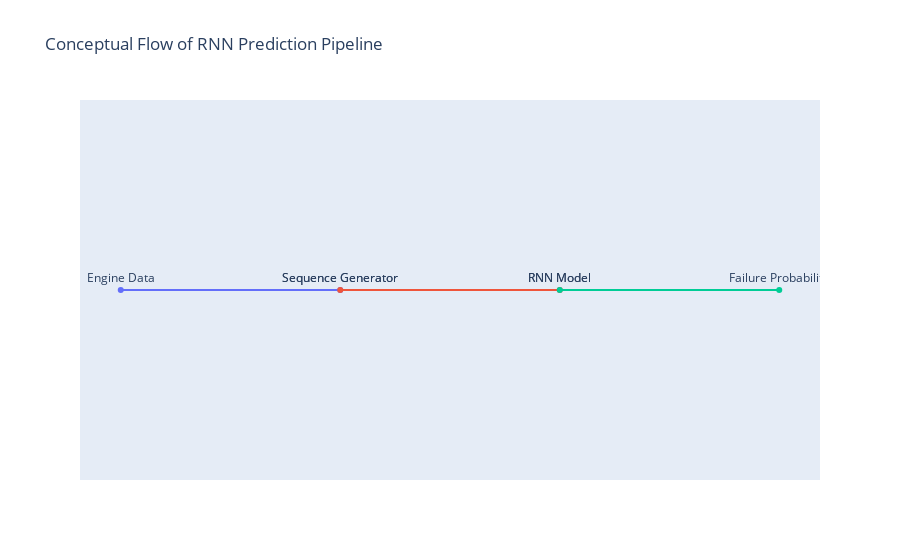

The notebook cell this image was saved under:
### Markdown cell above
# RNN on 25 Features
## Generating Sequences
We generate sequences to transform raw time-series sensor data into short consecutive windows that capture recent system behavior. Each sequence represents how parameters evolve over time, allowing the model to learn temporal patterns that precede failures. This step converts the dataset into the format required for sequence models like RNNs or LSTMs — (samples, timesteps, features) — and increases the number of training examples using overlapping windows. In predictive maintenance, it helps the model predict whether an engine is likely to fail soon based on the most recent sequence of readings rather than isolated data points. We will be generating sequence for a specific sensor across all the engine's ID.

### Code cell
fig = go.Figure()

fig.add_trace(go.Scatter(x=[0, 1], y=[2, 2], text=["Engine Data", "Sequence Generator"], mode="lines+markers+text", textposition="top center"))
fig.add_trace(go.Scatter(x=[1, 2], y=[2, 2], text=["Sequence Generator", "RNN Model"], mode="lines+markers+text", textposition="top center"))
fig.add_trace(go.Scatter(x=[2, 3], y=[2, 2], text=["RNN Model", "Failure Probability"], mode="lines+markers+text", textposition="top center"))

fig.update_layout(title="Conceptual Flow of RNN Prediction Pipeline",
                  xaxis=dict(visible=False), yaxis=dict(visible=False), showlegend=False)
fig.show()

### Figure 1 — Plotly figure (JSON) as saved in the notebook; plotly's stock layout.template omitted (floating-point values rounded to 4 significant figures)
{"data": [{"mode": "lines+markers+text", "text": ["Engine Data", "Sequence Generator"], "textposition": "top center", "type": "scatter", "x": [0, 1], "y": [2, 2]}, {"mode": "lines+markers+text", "text": ["Sequence Generator", "RNN Model"], "textposition": "top center", "type": "scatter", "x": [1, 2], "y": [2, 2]}, {"mode": "lines+markers+text", "text": ["RNN Model", "Failure Probability"], "textposition": "top center", "type": "scatter", "x": [2, 3], "y": [2, 2]}], "layout": {"showlegend": false, "title": {"text": "Conceptual Flow of RNN Prediction Pipeline"}, "xaxis": {"visible": false}, "yaxis": {"visible": false}}}
